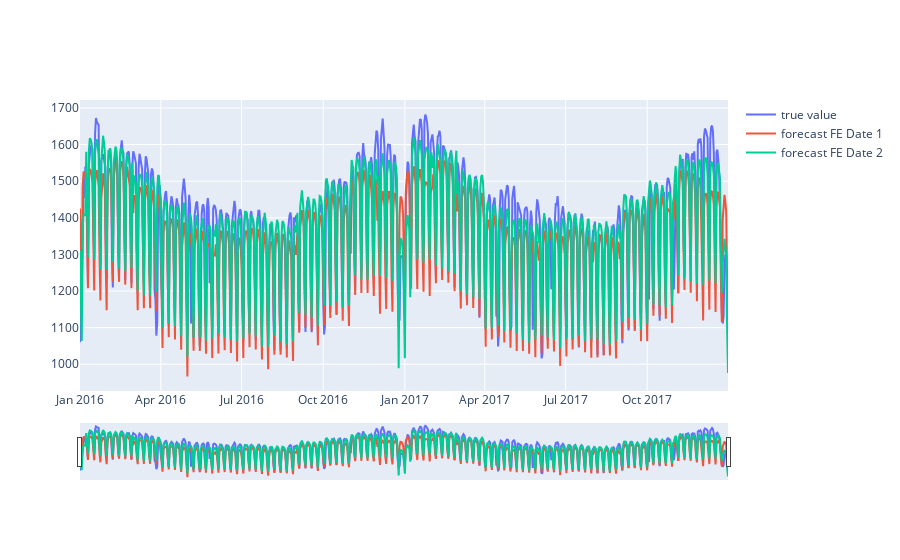

The cell this chart's notebook holds for it:
### Code cell
fig = go.Figure([go.Scatter(name = 'true value',x=df_test['Date'], y=df_test['Consumption'])])
fig.add_trace(go.Scatter(name = 'forecast FE Date 1',x=df_test['Date'], y=df_test['y_pred']))
fig.add_trace(go.Scatter(name = 'forecast FE Date 2',x=df_test['Date'], y=df_test['y_pred_2']))
fig.update_xaxes(rangeslider_visible=True)
fig.show()

### Figure 1 — Plotly figure (JSON) as saved in the notebook; plotly's stock layout.template omitted (floating-point values rounded to 4 significant figures; data arrays with more than 128 entries replaced by an {"elided": "..."} marker saying what was removed)
{"data": [{"name": "true value", "type": "scatter", "x": {"elided": "731 str values"}, "y": {"elided": "731 float values"}}, {"name": "forecast FE Date 1", "type": "scatter", "x": {"elided": "731 str values"}, "y": {"elided": "731 float values"}}, {"name": "forecast FE Date 2", "type": "scatter", "x": {"elided": "731 str values"}, "y": {"elided": "731 float values"}}], "layout": {"xaxis": {"rangeslider": {"visible": true}}}}
